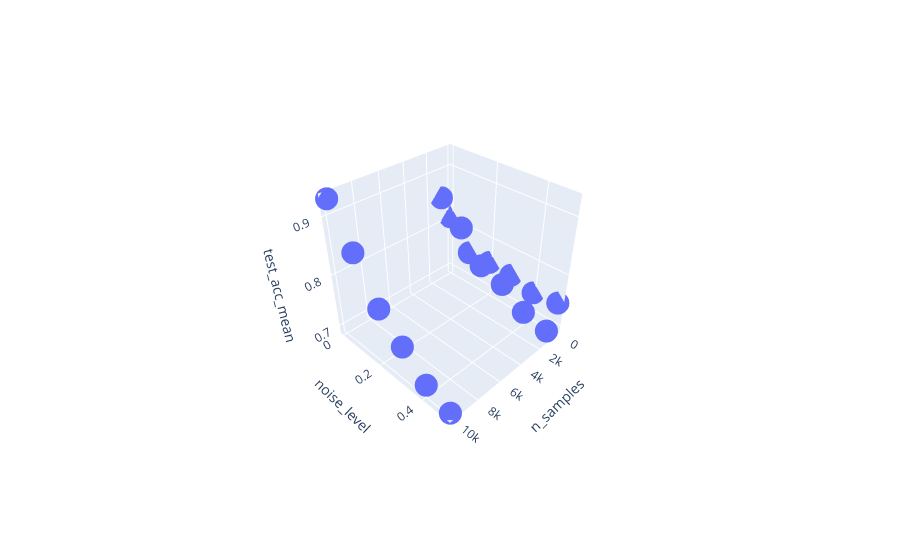

Notebook cell for this chart:
### Code cell
px.scatter_3d(g_results_df_noise,x = "n_samples",y = "noise_level", z = "test_acc_mean", height = 800)

### Figure 1 — Plotly figure (JSON) as saved in the notebook; plotly's stock layout.template omitted (floating-point values rounded to 4 significant figures)
{"data": [{"hovertemplate": "n_samples=%{x}<br>noise_level=%{y}<br>test_acc_mean=%{z}<extra></extra>", "legendgroup": "", "marker": {"color": "#636efa", "symbol": "circle"}, "mode": "markers", "name": "", "scene": "scene", "showlegend": false, "type": "scatter3d", "x": [100, 1000, 10000, 100, 1000, 10000, 100, 1000, 10000, 100, 1000, 10000, 100, 1000, 10000, 100, 1000, 10000], "y": [0, 0, 0, 0.1, 0.1, 0.1, 0.2, 0.2, 0.2, 0.3, 0.3, 0.3, 0.4, 0.4, 0.4, 0.5, 0.5, 0.5], "z": [0.8063, 0.8513, 0.9281, 0.7524, 0.8123, 0.8624, 0.7547, 0.7582, 0.7901, 0.7517, 0.744, 0.7492, 0.7407, 0.7124, 0.7087, 0.7466, 0.7019, 0.6908]}], "layout": {"autosize": true, "legend": {"tracegroupgap": 0}, "margin": {"t": 60}, "scene": {"aspectmode": "auto", "aspectratio": {"x": 1, "y": 1, "z": 1}, "camera": {"center": {"x": 0, "y": 0, "z": 0}, "eye": {"x": 1.731, "y": 1.731, "z": 1.731}, "projection": {"type": "perspective"}, "up": {"x": 0, "y": 0, "z": 1}}, "domain": {"x": [0, 1], "y": [0, 1]}, "xaxis": {"title": {"text": "n_samples"}, "type": "linear"}, "yaxis": {"title": {"text": "noise_level"}, "type": "linear"}, "zaxis": {"title": {"text": "test_acc_mean"}, "type": "linear"}}}}
